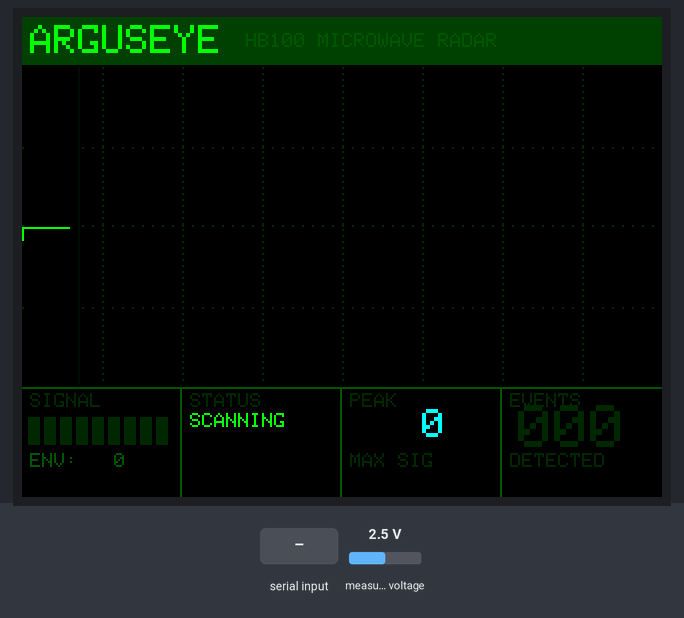
The program below on a simulated ESP32-S3. Shown: 320×240 colour display. The test bench sets the inputs (shaded band); at power-on: measured voltage 2.5 V. What the program prints to the serial monitor is not drawn.

Above: at 2.4 s.
2.5 s: measured voltage set to 0.1 V
At 2.98 s:
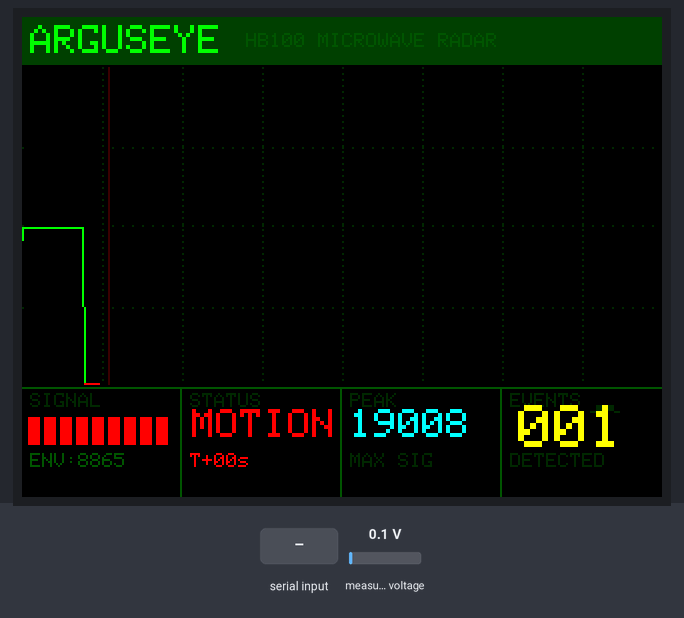
5.2 s: "CAL\n" received over Serial
At 5.45 s:
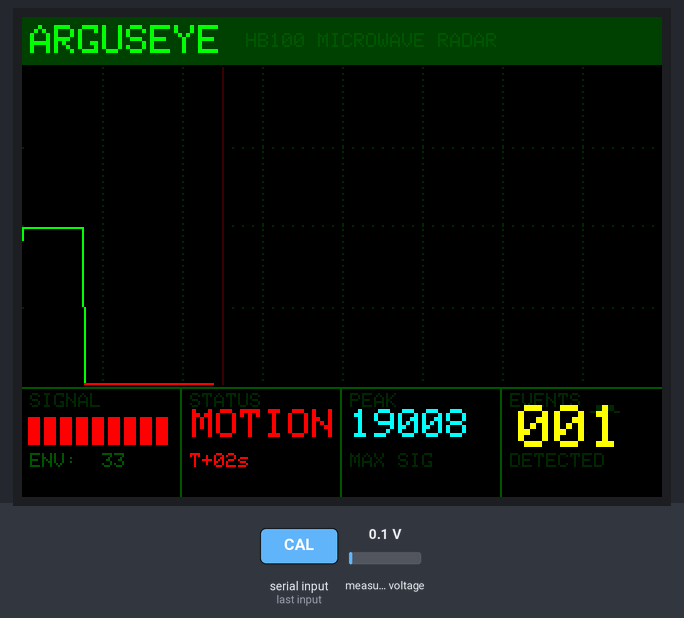
6.7 s: "RST\n" received over Serial
At 7.61 s:
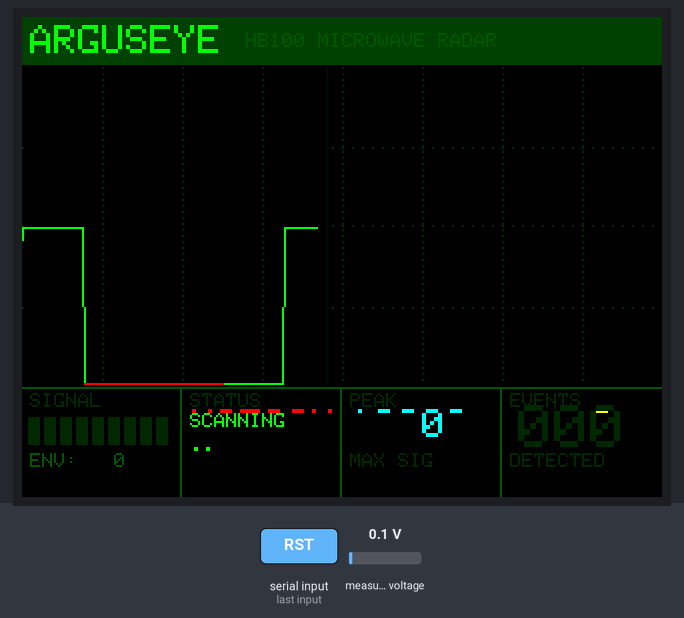
8.3 s: measured voltage set to 1.2 V
At 9.17 s:
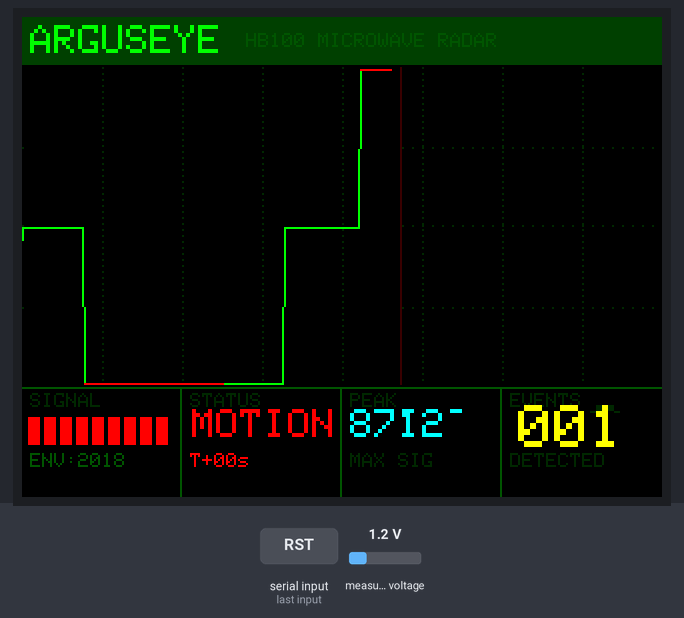
9.8 s: measured voltage set to 2.5 V
At 17.9 s:
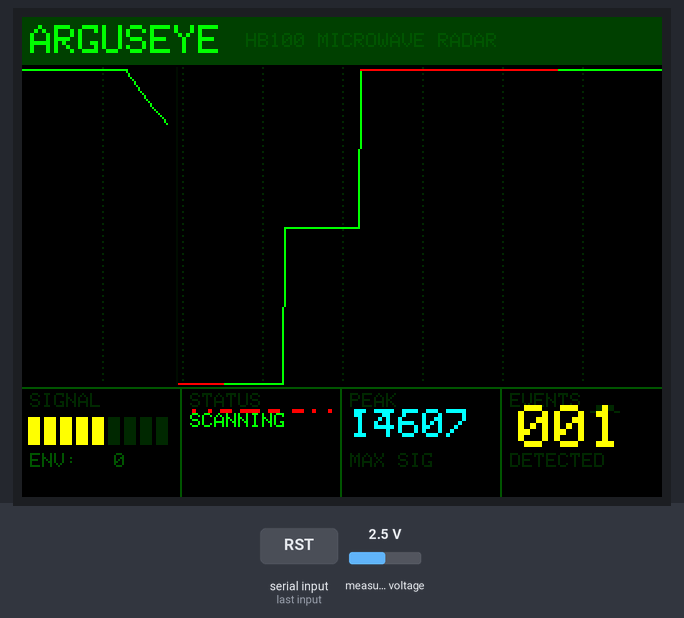
Timing chart, 0 to 19.2 s (numbered marks = the images above; inputs shaded):
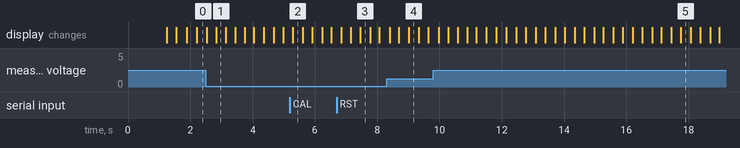

The program:

main.cpp
```cpp
#include <Arduino.h>
#include <Wire.h>
#include <Adafruit_ADS1X15.h>
#include <SPI.h>
#include <Adafruit_GFX.h>
#include <Adafruit_ST7789.h>

#include "radar_config.h"
#include "radar_dsp.h"
#include "serial_protocol.h"

// ==============================================================================
// ARGUS-EYE EMBEDDED MOTION DETECTION SYSTEM (ESP32-S3)
// ==============================================================================

// Hardware Objects
Adafruit_ADS1115 ads;
Adafruit_ST7789  tft = Adafruit_ST7789(&SPI, PIN_TFT_CS, PIN_TFT_DC, PIN_TFT_RST);
RadarDSP         radarDsp;

// Hardware & Display State
int      screenW = 320;
int      screenH = 240;
int      xPos = 0;
int      lastY = 120;
bool     adsOK = false;

// Timing & Cadence Tracking
uint32_t targetIntervalUs = DEFAULT_TARGET_SAMPLE_INTERVAL_US; // 5000 us = 200 Hz
uint32_t lastSampleUs = 0;
uint32_t lastTFTUpdateMs = 0;
uint32_t lastFPGASendMs = 0;
uint32_t lastDiagnosticsMs = 0;
uint32_t motionStartMs = 0;

// Diagnostics & Sample Rate Estimation
uint32_t samplesInWindow = 0;
uint32_t windowStartUs = 0;
float    effectiveSampleRate = 0.0f;
uint32_t timingAnomaliesCount = 0;

// Latest Telemetry Cache
DSPTelemetry latestTelem;
bool     hasSample = false;
bool     wasMotion = false;

// Serial Command Line Buffer
char cmdBuffer[64];
uint8_t cmdIdx = 0;

// Serial Output Line Buffer (pre-allocated to avoid heap churn)
char serialTxBuffer[256];

// Static UI Drawing (Preserved from existing UI layout)
void drawStaticUI() {
    tft.fillScreen(0x0000); // C_BG

    // Header bar
    tft.fillRect(0, 0, screenW, 24, 0x0200); // C_DKGREEN
    tft.setTextColor(0x07E0); // C_GREEN
    tft.setTextSize(2);
    tft.setCursor(4, 4);
    tft.print("ARGUSEYE");
    tft.setTextSize(1);
    tft.setTextColor(0x02A0); // C_DIMG
    tft.setCursor(112, 8);
    tft.print("HB100 MICROWAVE RADAR");

    // Horizontal center dotted grid
    int mid = 24 + (screenH - 80) / 2;
    for (int x = 0; x < screenW; x += 5)
        tft.drawPixel(x, mid, 0x0140);

    // Vertical grid lines
    for (int x = 40; x < screenW; x += 40)
        for (int y = 25; y < screenH - 56; y += 3)
            tft.drawPixel(x, y, 0x0140);

    // Quarter lines
    int q = (screenH - 80) / 4;
    for (int x = 0; x < screenW; x += 5) {
        tft.drawPixel(x, 25 + q,   0x0140);
        tft.drawPixel(x, 25 + 3*q, 0x0140);
    }

    // Info strip border
    tft.drawFastHLine(0, screenH - 55, screenW, 0x02A0);
    tft.drawFastVLine(79,  screenH - 54, 54, 0x02A0);
    tft.drawFastVLine(159, screenH - 54, 54, 0x02A0);
    tft.drawFastVLine(239, screenH - 54, 54, 0x02A0);

    // Info strip labels
    tft.setTextSize(1);
    tft.setTextColor(0x0140);
    tft.setCursor(4,   screenH - 52); tft.print("SIGNAL");
    tft.setCursor(84,  screenH - 52); tft.print("STATUS");
    tft.setCursor(164, screenH - 52); tft.print("PEAK");
    tft.setCursor(244, screenH - 52); tft.print("EVENTS");
}

void updateInfoStrip(int16_t signal, int16_t envelope, bool motion, uint32_t eventCount, int16_t peak) {
    int sy = screenH - 40;

    // Box 1: Signal strength bar
    tft.fillRect(1, screenH - 42, 78, 40, 0x0000);
    int bars = map(abs(signal), 0, 500, 0, 9);
    bars = constrain(bars, 0, 9);
    for (int i = 0; i < 9; i++) {
        uint16_t c = 0x0140;
        if (i < bars)
            c = (bars > 6) ? 0xF800 : (bars > 3) ? 0xFFE0 : 0x07E0;
        tft.fillRect(3 + i * 8, sy, 6, 14, c);
    }
    tft.setTextSize(1);
    tft.setTextColor(0x02A0);
    tft.setCursor(4, sy + 18);
    tft.printf("ENV:%4d", envelope);

    // Box 2: Status
    tft.fillRect(81, screenH - 42, 77, 40, 0x0000);
    if (motion) {
        tft.setTextColor(0xF800);
        tft.setTextSize(2);
        tft.setCursor(85, sy - 4);
        tft.print("MOTION");
        tft.setTextSize(1);
        tft.setTextColor(0xF800);
        tft.setCursor(84, sy + 18);
        uint32_t dur = (millis() - motionStartMs) / 1000;
        tft.printf("T+%02lus", (unsigned long)dur);
    } else {
        tft.setTextColor(0x07E0);
        tft.setTextSize(1);
        tft.setCursor(84, sy - 2);
        tft.print("SCANNING");
        static int dotCnt = 0;
        dotCnt = (dotCnt + 1) % 4;
        tft.setCursor(84, sy + 10);
        for (int d = 0; d < dotCnt; d++) tft.print(".");
    }

    // Box 3: Peak signal
    tft.fillRect(161, screenH - 42, 77, 40, 0x0000);
    tft.setTextColor(0x07FF);
    tft.setTextSize(2);
    tft.setCursor(164, sy - 4);
    tft.printf("%4d", peak);
    tft.setTextSize(1);
    tft.setTextColor(0x0140);
    tft.setCursor(164, sy + 18);
    tft.print("MAX SIG");

    // Box 4: Events
    tft.fillRect(241, screenH - 42, 78, 40, 0x0000);
    tft.setTextColor(eventCount > 0 ? 0xFFE0 : 0x0140);
    tft.setTextSize(3);
    tft.setCursor(248, sy - 6);
    tft.printf("%03lu", (unsigned long)(eventCount % 1000));
    tft.setTextSize(1);
    tft.setTextColor(0x0140);
    tft.setCursor(244, sy + 18);
    tft.print("DETECTED");
}

void processSerialCommands() {
    while (Serial.available()) {
        char c = (char)Serial.read();
        if (c == '\r' || c == '\n') {
            if (cmdIdx > 0) {
                cmdBuffer[cmdIdx] = '\0';
                SerialCommand cmd = SerialProtocol::parseCommandLine(cmdBuffer);
                switch (cmd.type) {
                    case CMD_SET_THRESHOLD:
                        radarDsp.setTriggerThreshold((int16_t)cmd.intParam);
                        Serial.printf("[ACK] Threshold set to %d ADC\n", (int)cmd.intParam);
                        break;
                    case CMD_SET_DETECTOR:
                        radarDsp.setDetectorMode((uint8_t)cmd.intParam);
                        Serial.printf("[ACK] Detector mode set to %s\n", (cmd.intParam == 1) ? "ADAPTIVE" : "LEGACY");
                        break;
                    case CMD_CALIBRATE:
                        radarDsp.startCalibration(2000);
                        Serial.println("[ACK] Calibration started (2000ms quiet calibration)");
                        break;
                    case CMD_RESET:
                        radarDsp.reset();
                        timingAnomaliesCount = 0;
                        Serial.println("[ACK] Radar DSP and event counters reset");
                        break;
                    case CMD_GET_STATUS: {
                        char statusBuf[160];
                        SerialProtocol::formatStatusReport(radarDsp, effectiveSampleRate, timingAnomaliesCount, statusBuf, sizeof(statusBuf));
                        Serial.println(statusBuf);
                        break;
                    }
                    case CMD_PING:
                        Serial.println("PONG");
                        break;
                    default:
                        break;
                }
                cmdIdx = 0;
            }
        } else if (cmdIdx < sizeof(cmdBuffer) - 1) {
            cmdBuffer[cmdIdx++] = c;
        }
    }
}

void setup() {
    delay(1000);
    Serial.begin(SERIAL_PC_BAUD);
    Serial.println("=== BOOT OK: ARGUS-EYE RADAR SYSTEM ===");

    // Initialize FPGA UART transmission link
    Serial2.begin(SERIAL_FPGA_BAUD, SERIAL_8N1, -1, PIN_FPGA_TX);

    // Initialize I2C with Fast Mode (400 kHz)
    Wire.begin(PIN_I2C_SDA, PIN_I2C_SCL);
    Wire.setClock(ADS_I2C_CLOCK_HZ);
    Serial.println("I2C started at 400kHz");

    // Initialize ADS1115 external ADC
    if (!ads.begin(0x48, &Wire)) {
        Serial.println("ERROR: ADS1115 not found at 0x48!");
        adsOK = false;
    } else {
        Serial.println("ADS1115 OK");
        ads.setGain(GAIN_ONE);               // +/- 4.096V 1 bit = 0.125mV
        ads.setDataRate(RATE_ADS1115_860SPS);// Fast conversion (~1.16ms)
        adsOK = true;
    }

    // Initialize ST7789 TFT Display via Hardware SPI
    SPI.begin(PIN_TFT_SCLK, -1, PIN_TFT_MOSI, PIN_TFT_CS);
    tft.init(240, 320);
    tft.setRotation(1);
    screenW = tft.width();
    screenH = tft.height();
    lastY = (screenH - 56) / 2 + 25;

    drawStaticUI();
    tft.invertDisplay(false);

    if (!adsOK) {
        tft.setCursor(10, 50);
        tft.setTextColor(0xF800);
        tft.setTextSize(2);
        tft.print("ADS1115 NOT FOUND");
        tft.setCursor(10, 80);
        tft.print("Check wiring!");
    }

    lastSampleUs = micros();
    windowStartUs = micros();
    samplesInWindow = 0;

    Serial.println("Setup done. Telemetry streaming active.");
}

void loop() {
    if (!adsOK) {
        Serial.println("ADS1115 missing");
        delay(2000);
        return;
    }

    // Process any serial configuration commands sent from PC
    processSerialCommands();

    // ── HIGH-PRIORITY PACED ACQUISITION & DSP PIPELINE ───────────────────────
    uint32_t nowUs = micros();
    uint32_t elapsedUs = nowUs - lastSampleUs;

    // Check if it's time for the next sample (paced acquisition)
    if (elapsedUs >= targetIntervalUs) {
        lastSampleUs = nowUs;
        samplesInWindow++;

        // Read ADS1115 single-ended channel 0
        int16_t rawVal = ads.readADC_SingleEnded(0);

        // Process through embedded DSP pipeline (Causal filter, envelope, adaptive threshold)
        latestTelem = radarDsp.processSample(rawVal, nowUs, elapsedUs);
        hasSample = true;

        if (latestTelem.timingAnomaly) {
            timingAnomaliesCount++;
        }

        // Format and stream serial telemetry line (backward compatible with original regex)
        SerialProtocol::formatTelemetry(latestTelem, serialTxBuffer, sizeof(serialTxBuffer));
        Serial.println(serialTxBuffer);

        // Track motion start for TFT duration display
        if (latestTelem.selectedMotion && !wasMotion) {
            motionStartMs = millis();
        }
        wasMotion = latestTelem.selectedMotion;
    }

    // ── DIAGNOSTIC SAMPLE RATE ESTIMATION (1 Hz) ─────────────────────────────
    uint32_t nowMs = millis();
    if (nowMs - lastDiagnosticsMs >= INTERVAL_METRICS_REPORT_MS) {
        lastDiagnosticsMs = nowMs;
        uint32_t dtWindowUs = micros() - windowStartUs;
        if (dtWindowUs > 0) {
            effectiveSampleRate = (float)samplesInWindow * 1000000.0f / (float)dtWindowUs;
        }
        samplesInWindow = 0;
        windowStartUs = micros();
    }

    // ── THROTTLED TFT VISUAL UPDATE (25 Hz) ──────────────────────────────────
    // Decoupled from ADC sampling so SPI operations never block sample timing
    if (hasSample && (nowMs - lastTFTUpdateMs >= INTERVAL_TFT_UPDATE_MS)) {
        lastTFTUpdateMs = nowMs;

        int yPos = map(latestTelem.acSignal, -500, 500, screenH - 56, 25);
        yPos = constrain(yPos, 26, screenH - 57);

        // Clear scan column ahead of draw
        tft.drawFastVLine(xPos + 2, 25, screenH - 81, 0x0000);
        tft.drawFastVLine(xPos + 3, 25, screenH - 81, 0x0000);
        if ((xPos + 2) % 40 == 0) {
            for (int y = 25; y < screenH - 56; y += 3)
                tft.drawPixel(xPos + 2, y, 0x0140);
        }

        uint16_t drawColor = latestTelem.selectedMotion ? 0xF800 : 0x07E0;
        tft.drawLine(xPos - 1, lastY, xPos, yPos, drawColor);

        // Sweep indicator cursor
        tft.drawFastVLine((xPos + 4) % screenW, 25, screenH - 81, 0x0000);
        tft.drawFastVLine((xPos + 5) % screenW, 25, screenH - 81,
            latestTelem.selectedMotion ? 0x3800 : 0x0060);

        lastY = yPos;
        xPos++;
        if (xPos >= screenW) xPos = 0;

        // Update info strip readouts
        updateInfoStrip(
            latestTelem.acSignal,
            latestTelem.envelope,
            latestTelem.selectedMotion,
            radarDsp.getEventCount(),
            radarDsp.getPeakSignal()
        );
    }

    // ── FPGA UART TRANSMISSION (10 Hz) ───────────────────────────────────────
    if (nowMs - lastFPGASendMs >= INTERVAL_FPGA_SEND_MS) {
        lastFPGASendMs = nowMs;
        if (hasSample) {
            Serial2.write(latestTelem.selectedMotion ? 'M' : 'C');
            uint8_t str = (uint8_t)constrain(
                map(latestTelem.envelope, 0, 500, 0, 255), 0, 255);
            Serial2.write(str);
        }
    }
}
```

radar_dsp.h
```cpp
#pragma once
#include <Arduino.h>
#include "radar_config.h"

// ==============================================================================
// ARGUS-EYE EMBEDDED DSP PIPELINE FOR ESP32-S3
// ==============================================================================

struct DSPTelemetry {
    uint32_t sampleIndex;
    uint32_t timestampUs;
    uint32_t deltaUs;
    int16_t  rawAdc;
    int16_t  baselineAdc;
    int16_t  acSignal;        // Raw - Baseline
    int16_t  filteredSignal;  // Band-passed AC signal
    int16_t  envelope;        // Leaky rectified envelope
    int16_t  noiseFloor;      // Estimated quiet background noise
    int16_t  triggerThreshold;// Active threshold in ADC counts
    int16_t  releaseThreshold;// Hysteresis release threshold
    bool     legacyMotion;    // Legacy baseline/deadband detector result
    bool     adaptiveMotion;  // Causal adaptive detector result
    bool     selectedMotion;  // Motion output based on active detector mode
    uint8_t  detectorMode;    // 0 = Legacy, 1 = Adaptive
    bool     timingAnomaly;   // True if deltaUs deviated significantly from target
};

class RadarDSP {
public:
    RadarDSP();

    // Reset internal state, baseline, and filters
    void reset();

    // Configure algorithm parameters
    void setDetectorMode(uint8_t mode);
    void setTriggerThreshold(int16_t thresh);
    void setLegacyDeadband(int16_t deadband);
    void setConfirmationSamples(uint8_t count);
    void setHoldSamples(uint16_t count);

    // Calibration: initialize baseline and noise estimate from known quiet samples
    void startCalibration(uint32_t durationMs = 2000);
    bool isCalibrating() const { return m_calibrating; }

    // Primary sample processing function (causal, deterministic, zero heap allocation)
    DSPTelemetry processSample(int16_t rawAdc, uint32_t timestampUs, uint32_t deltaUs);

    // Diagnostic accessors
    uint32_t getEventCount() const { return m_eventCount; }
    int16_t  getPeakSignal() const { return m_peakSignal; }
    void     resetPeakSignal() { m_peakSignal = 0; }
    uint8_t  getDetectorMode() const { return m_detectorMode; }
    int16_t  getTriggerThreshold() const { return m_triggerThreshold; }
    int16_t  getReleaseThreshold() const { return m_releaseThreshold; }
    int16_t  getEstimatedNoiseFloor() const { return (int16_t)m_noiseFloor; }
    float    getBaseline() const { return m_dynamicBaseline; }

private:
    // Configuration state
    uint8_t  m_detectorMode;
    int16_t  m_triggerThreshold;
    int16_t  m_releaseThreshold;
    int16_t  m_legacyDeadband;
    uint8_t  m_confirmSamples;
    uint16_t m_holdSamples;

    // Baseline tracking
    float    m_dynamicBaseline;
    bool     m_baselineInitialized;

    // Bandpass filter state (cascaded 1st-order DC-block HPF + 1st-order anti-alias LPF)
    // Tuned for ~5 Hz to ~80 Hz passband at ~200 Hz sample rate
    float    m_hpfXPrev;
    float    m_hpfYPrev;
    float    m_lpfYPrev;

    // Envelope follower state
    float    m_envelope;

    // Noise floor tracker
    float    m_noiseFloor;

    // Adaptive hysteresis detector state
    uint8_t  m_aboveCounter;
    uint16_t m_holdCounter;
    bool     m_adaptiveActive;

    // Legacy detector state
    bool     m_legacyActive;

    // Event counter and statistics
    uint32_t m_sampleIndex;
    uint32_t m_eventCount;
    int16_t  m_peakSignal;
    bool     m_prevSelectedMotion;

    // Calibration state
    bool     m_calibrating;
    uint32_t m_calibStartMs;
    uint32_t m_calibDurationMs;
    uint32_t m_calibSampleCount;
    float    m_calibSum;
    float    m_calibEnvSum;
};
```

serial_protocol.h
```cpp
#pragma once
#include <Arduino.h>
#include "radar_dsp.h"

// ==============================================================================
// ARGUS-EYE SERIAL PROTOCOL DEFINITIONS & HANDLERS
// ==============================================================================

enum CommandType {
    CMD_NONE = 0,
    CMD_SET_THRESHOLD,
    CMD_SET_DETECTOR,
    CMD_CALIBRATE,
    CMD_RESET,
    CMD_GET_STATUS,
    CMD_PING,
    CMD_UNKNOWN
};

struct SerialCommand {
    CommandType type;
    int32_t     intParam;
};

class SerialProtocol {
public:
    SerialProtocol();

    // Serialize a DSP telemetry record to a backward-compatible, machine-parseable string
    static void formatTelemetry(const DSPTelemetry& telem, char* buffer, size_t maxLen);

    // Parse an inbound line from the PC serial interface
    static SerialCommand parseCommandLine(const char* line);

    // Format an informational/diagnostic status packet
    static void formatStatusReport(const RadarDSP& dsp, float sampleRateHz, uint32_t timingAnomalies, char* buffer, size_t maxLen);
};
```

Source omitted: radar_dsp.cpp (8019 bytes), serial_protocol.cpp (3014 bytes), radar_config.h (1834 bytes)
